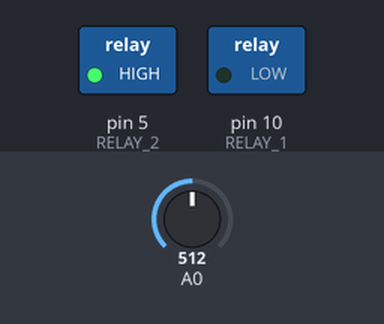
Recording of a sketch running on a simulated Arduino Uno, built with avr-gcc and run on an emulated ATmega328P. On the bench: switched loads named in the sketch (green lamp = pin HIGH). The inputs (shaded band) are chosen by the test bench; at power-on: A0 = 512. What the sketch prints to the serial monitor is not drawn.

Above: at 1.2 s.
1.3 s: A0 set to 260
2.9 s: A0 set to 239
At 3.5 s:
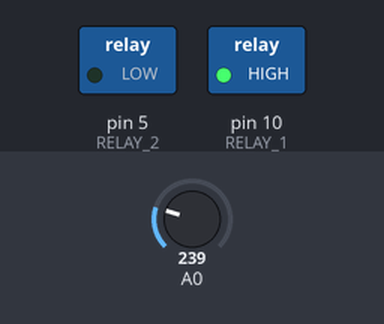
4.5 s: A0 set to 306
At 5.7 s:
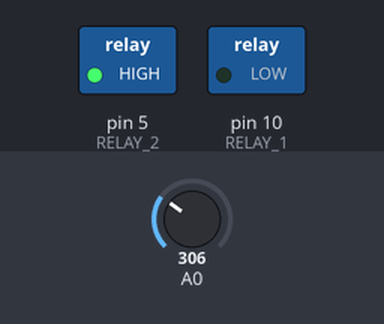
6.0 s: A0 set to 240
At 6.6 s:
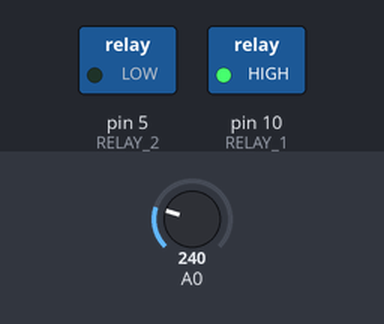
Timing chart, 0 to 8.8 s (numbered marks = the images above; inputs shaded):
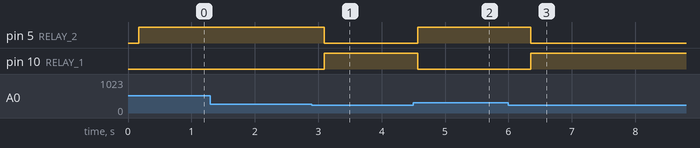

The sketch:

Project-Mjolnir.ino
```cpp
#define __ASERT_USE_STDERR
#include <assert.h>
#include "sma.h"

#define RELAY_1 10
#define RELAY_2 5

enum ARM_DIR {
    CONTRACT = 0,
    RELEASE = 1,
    BANANA = 2
};

void write_arm(ARM_DIR dir)
{
    if (dir == BANANA) {
        digitalWrite(RELAY_1, LOW);
        digitalWrite(RELAY_2, LOW);
    } else {
        digitalWrite(RELAY_1, !dir);
        digitalWrite(RELAY_2, dir);
    }
}

void setup()
{
    pinMode(A0, INPUT);
    pinMode(RELAY_1, OUTPUT);
    pinMode(RELAY_2, OUTPUT);
    write_arm(BANANA);

    Serial.begin(115200);

    sma_init(500, bell);
}

void bell(int x) {
    /*
       Serial.print("reached target at: ");
       Serial.println(x);
     */
}

void loop() {
    sma_push(analogRead(A0));

    int emg_avg = sma_avg();

    if (emg_avg == -1)
        write_arm(BANANA);
    else if (emg_avg < 250)
        write_arm(CONTRACT);
    else
        write_arm(RELEASE);

    Serial.println(emg_avg);
}

void __assert(const char *__func, const char *__file, int __lineno, const char *__sexp)
{
    Serial.println(__func);
    Serial.println(__file);
    Serial.println(__lineno, DEC);
    Serial.println(__sexp);
    Serial.flush();
    abort();
}
```

sma.cpp
```cpp
#include "sma.h"
#include <assert.h>
#include <stdint.h>
#include <stddef.h>
#include <Arduino.h>

#define SMA_SIZE_MAX 500
static uint16_t SMA_BUF[SMA_SIZE_MAX];
static size_t SMA_SIZE = SMA_SIZE_MAX;

static int FILLED_ONCE = 0;

void (*bell_fn)(int) = NULL;

void sma_init(size_t size, void (*f)(int))
{
    // No dynamic memory plz
    assert(size <= SMA_SIZE_MAX);
    SMA_SIZE = size;
    bell_fn = f;
}

int get_size() { return SMA_SIZE; }

void sma_push(int val)
{
    static int idx = 0;
    if (idx == SMA_SIZE) {
        if (bell_fn)
            bell_fn(idx);

        idx = 0;
        FILLED_ONCE = 1;
    }
    SMA_BUF[idx++] = val;
}

uint32_t sma_avg(void)
{
    uint32_t sum = 0;

    if (!FILLED_ONCE)
        return -1;

    for (size_t i = 0; i < SMA_SIZE; ++i)
        sum += SMA_BUF[i];
    return sum / SMA_SIZE;
}
```

sma.h
```cpp
#pragma once
#include <stddef.h>
#include <stdint.h>


extern void sma_init(size_t, void (*)(int));
extern void sma_push(int);
extern uint32_t sma_avg(void);
extern int get_size();
```

Measured:
- the behaviour switches between 250 and 249 on A0 (found by bisection; images 0 and 1)
- after the input at 2.9 s, pin 5 (RELAY_2): HIGH → LOW after 0.20 s; pin 10 (RELAY_1): LOW → HIGH after 0.20 s
- after the input at 4.5 s, pin 5 (RELAY_2): LOW → HIGH after 0.07 s; pin 10 (RELAY_1): HIGH → LOW after 0.07 s
- after the input at 6.0 s, pin 5 (RELAY_2): HIGH → LOW after 0.35 s; pin 10 (RELAY_1): LOW → HIGH after 0.35 s
